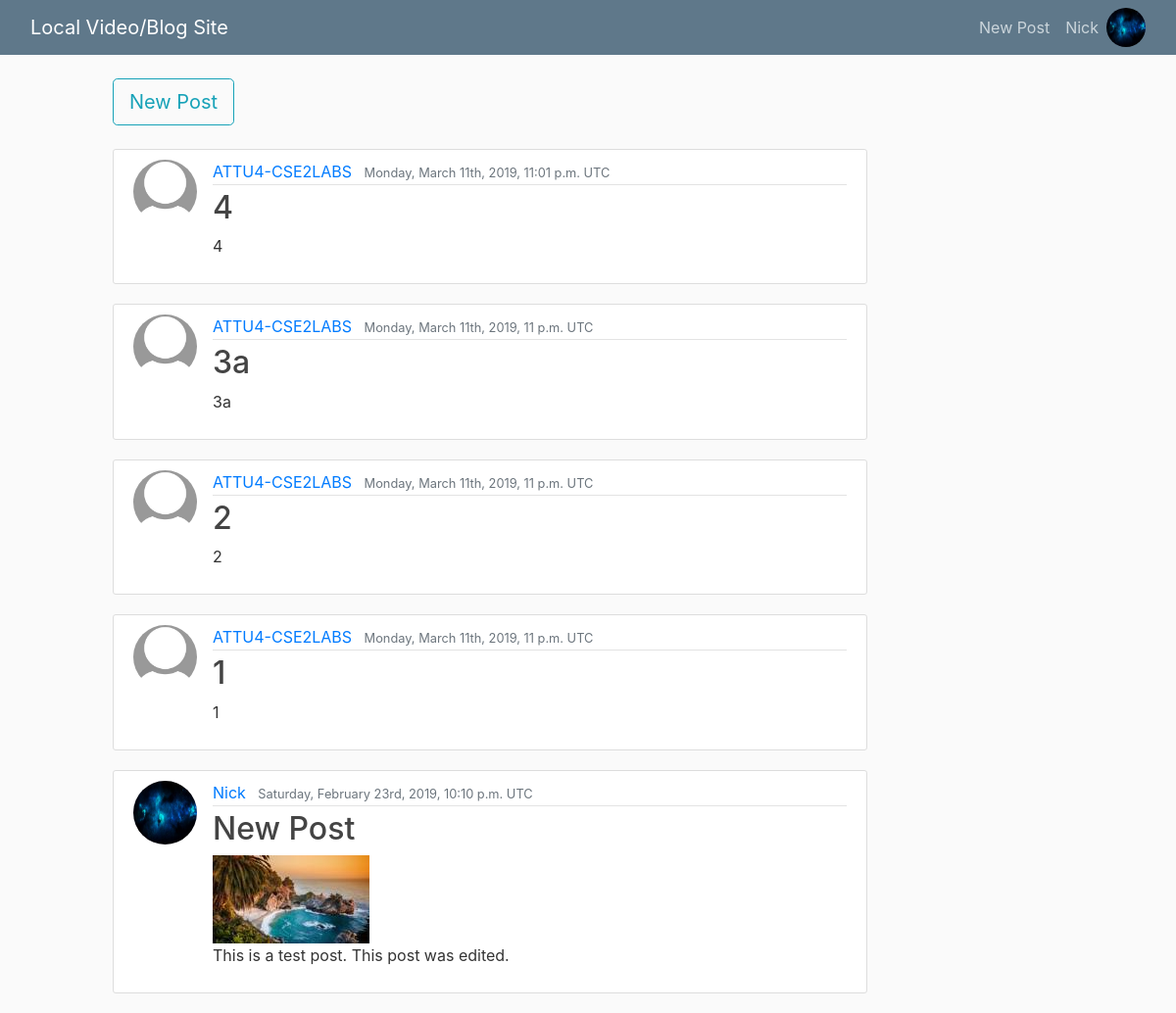
The page /posts/ (signed in) on the database its author committed.
### users/models.py (models this page shows, shortened)
class CustomUser(AbstractUser):
  user_ip = models.GenericIPAddressField(blank=True, null=True, unique=True)
  password = models.GenericIPAddressField(blank=True, null=True)

class Profile(models.Model):
  user = models.OneToOneField(get_user_model(), on_delete=models.CASCADE) # Cascade removes profile if user is deleted
  image = models.ImageField(default='default.jpg', upload_to='profile_pics')

### posts/models.py (models this page shows, shortened)
class Post(models.Model):
  title = models.CharField(max_length=100)
  content = models.TextField()
  date_posted = models.DateTimeField(default=timezone.now) # passing in function for timezone
  author = models.ForeignKey(get_user_model(), on_delete=models.CASCADE) # CASCADE will delete post if user is deleted
  video = models.FileField(blank=True, null=True, upload_to='videos/%Y/%m/%d/', verbose_name='Video (optional)',
    validators=[FileExtensionValidator(allowed_extensions=['mp4', 'ogb', 'webm'])])
  video_thumbnail = models.ImageField(blank=True, default='default_thumbnail.jpg',  verbose_name='Video Thumbnail (optional)',
    upload_to='thumbnails/%Y/%m/%d/')

### posts/views.py (the view)
# urls.py: path('', PostListView.as_view(), name="posts-home"),
class PostListView(ListView):
  model = Post
  template_name = 'posts/post_home.html'
  context_object_name = 'posts'
  ordering = ['-date_posted']
  paginate_by = 5

### posts/templates/posts/post_home.html (shortened to what this page needs)
{% extends "posts/post_list.html" %}
{% block post %}
{% if user.is_authenticated %}
  <a class="btn btn-outline-info btn-lg" href="{% url 'post-create' %}">New Post</a>
  <div class="row">
    <div class="col-md-12">
    </div>
  </div>
{% endif %}
{% endblock post %}

### posts/templates/posts/post_list.html (shortened to what this page needs)
{% extends "posts/base.html" %}
{% block content %}
  {% block post %}{% endblock %}
  {% for post in posts %}
    <article class="media content-section">
      <img class="rounded-circle article-img" src="{{ post.author.profile.image.url }}">
      <div class="media-body">
        <div class="article-metadata">
          <a class="mr-2" href="{% url 'user-posts' post.author.username %}">{{ post.author }}</a>
          <small class="text-muted">{{ post.date_posted|date:"l, F dS, Y, P T" }}</small>
        </div>
        <h2><a class="article-title" href="{% url 'post-detail' post.id %}">{{ post.title }}</a></h2>
        {% if post.video %}
          <a href="{% url 'post-detail' post.id %}">
            <img src="{{ post.video_thumbnail.url }}" width="160" height="90">
          </a>
        {% endif %}
        <p class="article-content break-words">{{ post.content }}</p>
      </div>
    </article>
  {% endfor %}
{% endblock content %}

### posts/templates/posts/base.html (shortened to what this page needs)
{% extends "posts/shell.html" %}
{% block body %}
    <header class="site-header">
      <nav class="navbar navbar-expand-md navbar-dark bg-steel fixed-top">
        <div class="container-fluid">
          <a class="navbar-brand mr-4" href="/">Local Video/Blog Site</a>
          <div class="collapse navbar-collapse" id="navbarToggle">
            <div class="navbar-nav">
              {% if user.is_authenticated %}
                <a class="nav-item nav-link" href="{% url 'post-create' %}">New Post</a>
                <a class="nav-item nav-link" href="{% url 'profile' %}">{{ user }}</a>
                <a href="{% url 'profile' %}">
                  <img src="{{ user.profile.image.url }}" width="40" height="40" class="rounded-circle">
                </a>
              {% else %}
                <a class="nav-item nav-link" href="{% url 'login' %}">Login</a>
                <a class="nav-item nav-link" href="{% url 'register' %}">Register</a>
              {% endif %}
            </div>
          </div>
        </div>
      </nav>
    </header>
    <main role="main" class="container-fluid">
      <div class="row">
        <div class="col-md-1"></div>
        <div class="col-md-8">
          {% block content %}{% endblock %}
        </div>
        <div class="col-md-1"></div>
      </div>
    </main>
{% endblock body %}

### posts/static/posts/main.css (style rules this page uses)
body { background: #fafafa; color: #333333; margin-top: 5rem; }
h1, h2, h3, h4, h5, h6 { color: #444444; }
.bg-steel { background-color: #5f788a; }
.site-header .navbar-nav .nav-link { color: #cbd5db; }
.content-section { background: #ffffff; padding: 10px 20px; border: 1px solid #dddddd; border-radius: 3px; margin-bottom: 20px; }
.article-title { color: #444444; }
.article-content { white-space: pre-line; }
.article-img { height: 65px; width: 65px; margin-right: 16px; }
.article-metadata { padding-bottom: 1px; margin-bottom: 4px; border-bottom: 1px solid #e3e3e3 }
p.break-words { word-break: break-all; }

### rows shown on the page
CustomUser: username "Nick", profile.image (picture)
Post: author.profile.image (placeholder picture), author "ATTU4-CSE2LABS", date_posted "Monday, March 11th, 2019, 11:01 p.m. UTC", title "4", content "4"
Post: author.profile.image (placeholder picture), author "ATTU4-CSE2LABS", date_posted "Monday, March 11th, 2019, 11 p.m. UTC", title "3a", content "3a"
Post: author.profile.image (placeholder picture), author "ATTU4-CSE2LABS", date_posted "Monday, March 11th, 2019, 11 p.m. UTC", title "2", content "2"
Post: author.profile.image (placeholder picture), author "ATTU4-CSE2LABS", date_posted "Monday, March 11th, 2019, 11 p.m. UTC", title "1", content "1"
Post: author.profile.image (picture), author "Nick", date_posted "Saturday, February 23rd, 2019, 10:10 p.m. UTC", title "New Post", video_thumbnail (picture), content "This is a test post. This post was edited."
